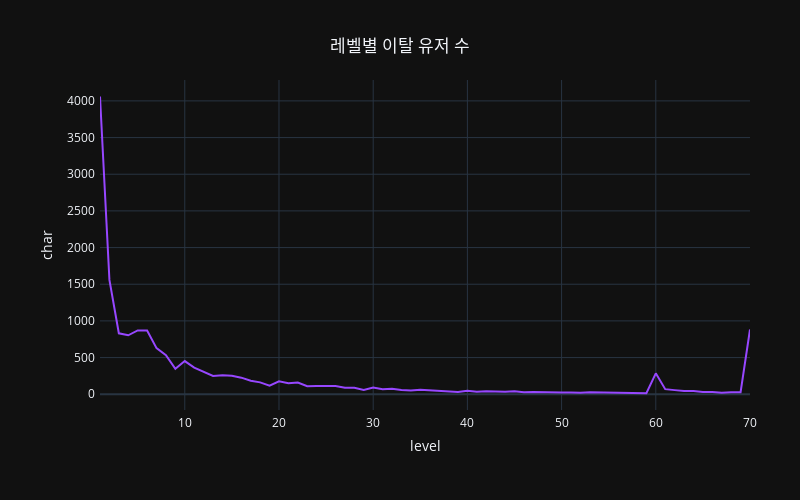

Here is the notebook cell this chart was saved with:
### Markdown cell above
### 레벨별 이탈율
* 이탈한 유저들이 어느 레벨에서 많이 이탈했는지 분석함.

### Code cell
churn_level = churn_users.groupby('level').char.count().reset_index()

fig = px.line(churn_level, x="level", y="char", template='plotly_dark', width=800, height=500, color_discrete_sequence=['#9747ff'])

fig.update_layout(width=800, height=500,
                  title={
                    'text': "레벨별 이탈 유저 수",
                    'y':0.92,
                    'x':0.5,
                    'xanchor': 'center',
                    'yanchor': 'top'},
                  template='plotly_dark',
                  margin=dict(
                        l=100,
                        r=50,
                        b=90,
                        t=80,
                        pad=4
                    )
                 )

fig.show()
fig.write_image("img/churn_level.png")

### Figure 1 — Plotly figure (JSON) as saved in the notebook; plotly's stock layout.template omitted (floating-point values rounded to 4 significant figures)
{"data": [{"hovertemplate": "level=%{x}<br>char=%{y}<extra></extra>", "legendgroup": "", "line": {"color": "#9747ff", "dash": "solid"}, "marker": {"symbol": "circle"}, "mode": "lines", "name": "", "orientation": "v", "showlegend": false, "type": "scatter", "x": [1, 2, 3, 4, 5, 6, 7, 8, 9, 10, 11, 12, 13, 14, 15, 16, 17, 18, 19, 20, 21, 22, 23, 24, 25, 26, 27, 28, 29, 30, 31, 32, 33, 34, 35, 36, 37, 38, 39, 40, 41, 42, 43, 44, 45, 46, 47, 48, 49, 50, 51, 52, 53, 54, 55, 56, 57, 58, 59, 60, 61, 62, 63, 64, 65, 66, 67, 68, 69, 70], "xaxis": "x", "y": [4060, 1559, 831, 804, 870, 870, 629, 533, 347, 452, 362, 309, 249, 259, 253, 226, 184, 162, 116, 176, 150, 160, 109, 112, 107, 111, 89, 87, 57, 91, 68, 74, 58, 50, 60, 53, 41, 40, 29, 47, 35, 39, 36, 34, 42, 28, 29, 25, 20, 22, 23, 19, 27, 24, 16, 23, 14, 10, 14, 285, 69, 56, 43, 44, 31, 29, 20, 26, 28, 883], "yaxis": "y"}], "layout": {"height": 500, "legend": {"tracegroupgap": 0}, "margin": {"b": 90, "l": 100, "pad": 4, "r": 50, "t": 80}, "title": {"text": "레벨별 이탈 유저 수", "x": 0.5, "xanchor": "center", "y": 0.92, "yanchor": "top"}, "width": 800, "xaxis": {"anchor": "y", "autorange": true, "domain": [0, 1], "range": [1, 70], "title": {"text": "level"}, "type": "linear"}, "yaxis": {"anchor": "x", "autorange": true, "domain": [0, 1], "range": [-215, 4285], "title": {"text": "char"}, "type": "linear"}}}
